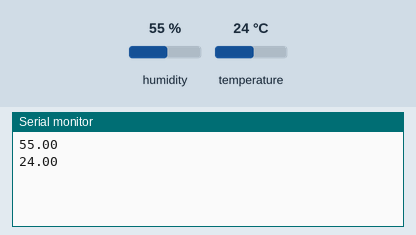
This sketch was run on a simulated ESP8266 (NodeMCU). Parts: the last lines printed to the serial monitor. Wiring (inferred from the names in the program): DHT11 sensor: data D4. The inputs (shaded band) are chosen by the test bench; at power-on: humidity 55 %, temperature 24 °C. WiFi joins after 1.5 s; servers stay silent unless stated.

Above: at 3.7 s.
3.8 s: humidity set to 22 %
At 6.8 s:
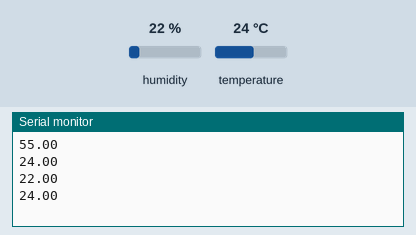
8.2 s: temperature set to 12 °C
At 10.8 s:
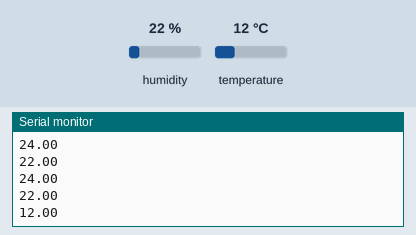
12.6 s: humidity set to 40 %
At 13.7 s:
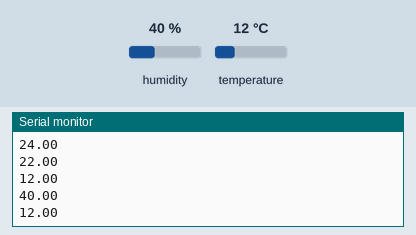
Timing chart, 0 to 15.6 s (numbered marks = the images above; inputs shaded):
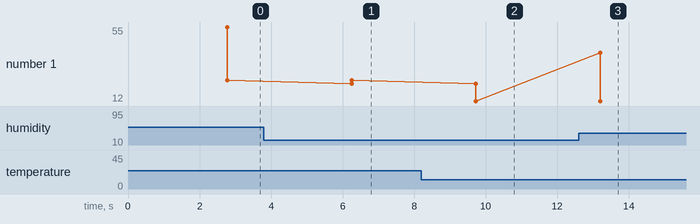

The sketch:

DHT.ino
```cpp
//ESP8266 Interfaced with DHT11 Sensor Data to THINGSPEAK
#include <DHT.h> //  DHT.h library
#include <ESP8266WiFi.h> // ESP8266WiFi.h library

#define DHTPIN D4 //variable storing D4
#define DHTTYPE  DHT11

const char* ssid     = "Nexus5";
const char* password = "12345678";
const char* host = "api.thingspeak.com";
const char* writeAPIKey = "TMWR47CL9G5PTZHM";

DHT dht(DHTPIN, DHTTYPE); //Intialization of DHT11

void setup() {
  // Initialize sensor
 Serial.begin(115200); //Intization of Serial Communication
 dht.begin(); //To start the DHT11 Sensor
 delay(1000);

  //  Connect to WiFi network
  WiFi.begin(ssid, password); //Connecting Device to WiFi
  while (WiFi.status() != WL_CONNECTED) {
    delay(500);
  }
}

void loop() {
 float humidity = dht.readHumidity();  //Storing the Humidity
 float temperature = dht.readTemperature(); // Storing the Temperature
 Serial.println(humidity);
 Serial.println(temperature);
  if (isnan(humidity) || isnan(temperature)) {
    return;
  }

// make TCP connections
  WiFiClient client;
  const int httpPort = 80;
  if (!client.connect(host, httpPort)) {
    return;
  }

  String url = "/update?key=";
  url+=writeAPIKey;
  url+="&field1=";
  url+=String(humidity);
  url+="&field2=";
  url+=String(temperature);
  url+="\r\n";

  // Request to the server
  client.print(String("GET ") + url + " HTTP/1.1\r\n" +
               "Host: " + host + "\r\n" +
               "Connection: close\r\n\r\n");
    delay(3000);
}
```

Measured:
- after the input at 3.8 s, the serial monitor: prints a new line after 2.5 s (image 1)
- after the input at 8.2 s, the serial monitor: prints a new line after 1.5 s (image 2)
- after the input at 12.6 s, the serial monitor: prints a new line after 0.60 s (image 3)
- plotted number 1: 24 → 12 after the input at 8.2 s
